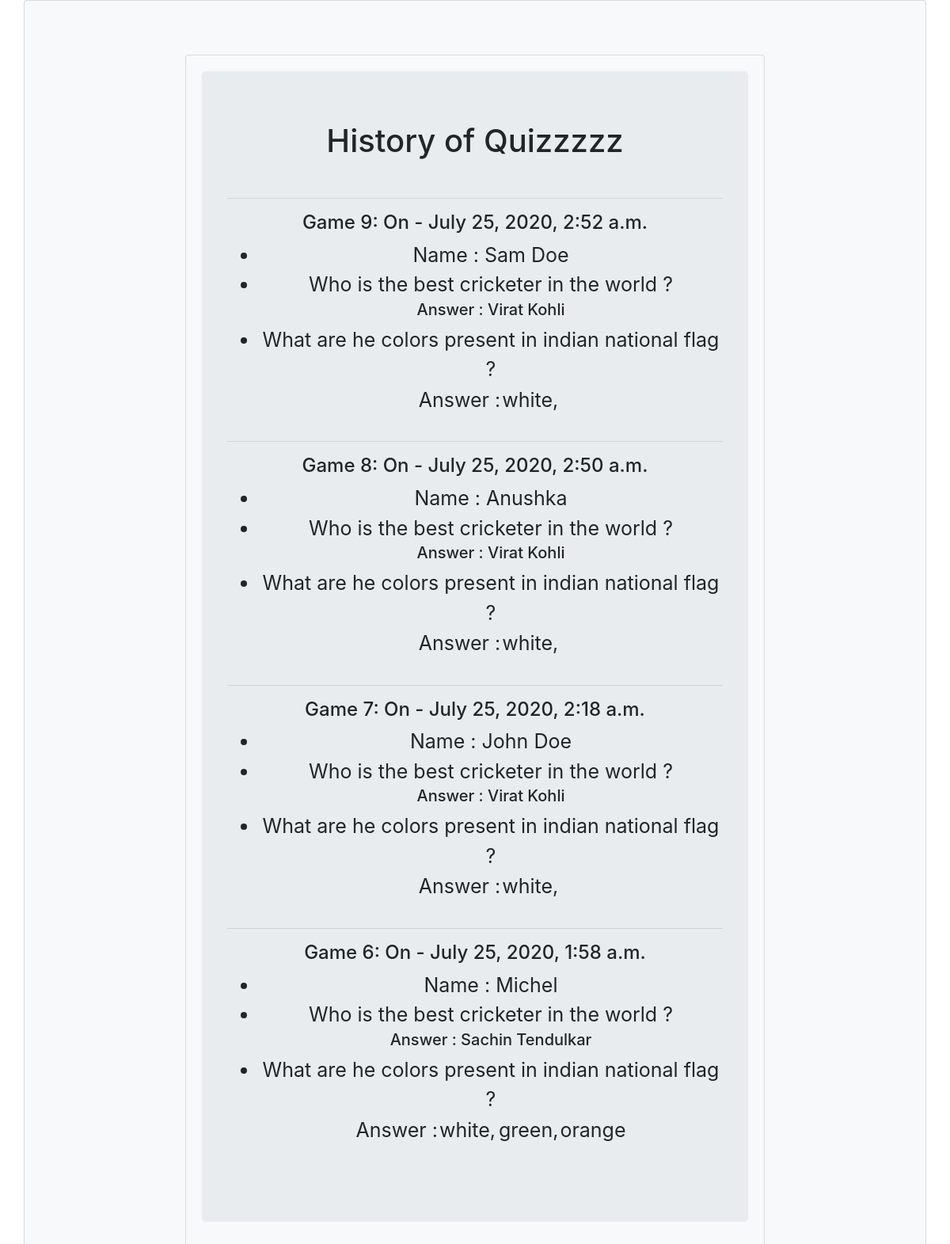
The page /history/ on the database its author committed.
### firstapp/models.py (models this page shows, shortened)
class Quizz(models.Model):
    name = models.CharField("What is your Name ?",max_length = 30,default = "") # name field to enter name which is present on homepage
    created = models.DateTimeField(auto_now_add = True) # datetime field to add date and time automatically
    PLAYER_CHOICES = (('Sachin Tendulkar','sachin tendulkar'),('Virat Kohli','virat kohli'),('Adam Gilchirst','adam gilchirst'),('Jacques Kallis','jacques kallis'))
    cricketer_name = models.CharField("who is the Best cricketer in the world ?",max_length = 45, choices = PLAYER_CHOICES, default="virat kohli") # field with cricketer name choices in dropdown
    white = models.BooleanField("WHITE color present in indian flag ?", default = False)
    yellow = models.BooleanField("YELLOW color present in indian flag ?", default = False)
    orange = models.BooleanField("ORANGE color present in indian flag ?", default = False)
    green = models.BooleanField("GREEN color present in indian flag ?", default = False)

### firstapp/views.py (the view)
# urls.py: path('history/', views.History, name = 'history'),
def History(request):
    historydata = Quizz.objects.all().order_by('-created') # to fetch all data from Quizz model order_by created date (decreasing order)
    return render(request,'firstapp/history.html', {'historydata':historydata})   # will render to the specified template with the specified context object

### template/firstapp/history.html (shortened to what this page needs)
{% extends 'firstapp/homepage.html' %}
{% block body_block %}
{% load static %}
{% load crispy_forms_tags %}
  </head>
  <body>
    <center><br><br>
      <div class="container card card-body bg-light col-8">
        <div class="jumbotron" id="formjumbo">
      <h1>History of Quizzzzz</h1>
      <br>{% if historydata %}
        {% for data in historydata %}
          <hr>
          <h4>Game {{data.id}}:  On - {{data.created}}</h4>
          <ul style="font-size:25px;">
            <li>Name : {{data.name|title}}</li>
            <li>Who is the best cricketer in the world ?</li>
            <h5>Answer : {{data.cricketer_name}}</h5>
            <li>What are he colors present in indian national flag ?</li>
            <table >
              <tr>
                <td><p>Answer : </p></td>
                <td>{% if data.white == True %}<p>white,</p>{% endif %}</td>
                <td>{% if data.yellow == True %}<p>yellow,</p>{% endif %}</td>
                <td>{% if data.green == True %}<p>green,</p>{% endif %}</td>
                <td>{% if data.orange == True %}<p>orange</p>{% endif %}</td>
              </tr>
            </table>
          </ul>
        {% endfor %}
      {% endif %}
      </div>
      </div>
  </body>
  {% endblock %}

### template/firstapp/homepage.html (shortened to what this page needs)
{% load static %}
<!DOCTYPE html>
<html lang="en">
<head>
  <link rel="stylesheet" href="https://maxcdn.bootstrapcdn.com/bootstrap/4.5.0/css/bootstrap.min.css">
<body>
<div class="container  card card-body bg-light">
{% block body_block %}{% endblock %}
</body>
</html>

### rows shown on the page
Quizz: id "9", created "July 25, 2020, 2:52 a.m.", name "Sam Doe", cricketer_name "Virat Kohli", white "white,"
Quizz: id "8", created "July 25, 2020, 2:50 a.m.", name "Anushka", cricketer_name "Virat Kohli", white "white,"
Quizz: id "7", created "July 25, 2020, 2:18 a.m.", name "John Doe", cricketer_name "Virat Kohli", white "white,"
Quizz: id "6", created "July 25, 2020, 1:58 a.m.", name "Michel", cricketer_name "Sachin Tendulkar", white "white,", green "green,", orange "orange"
